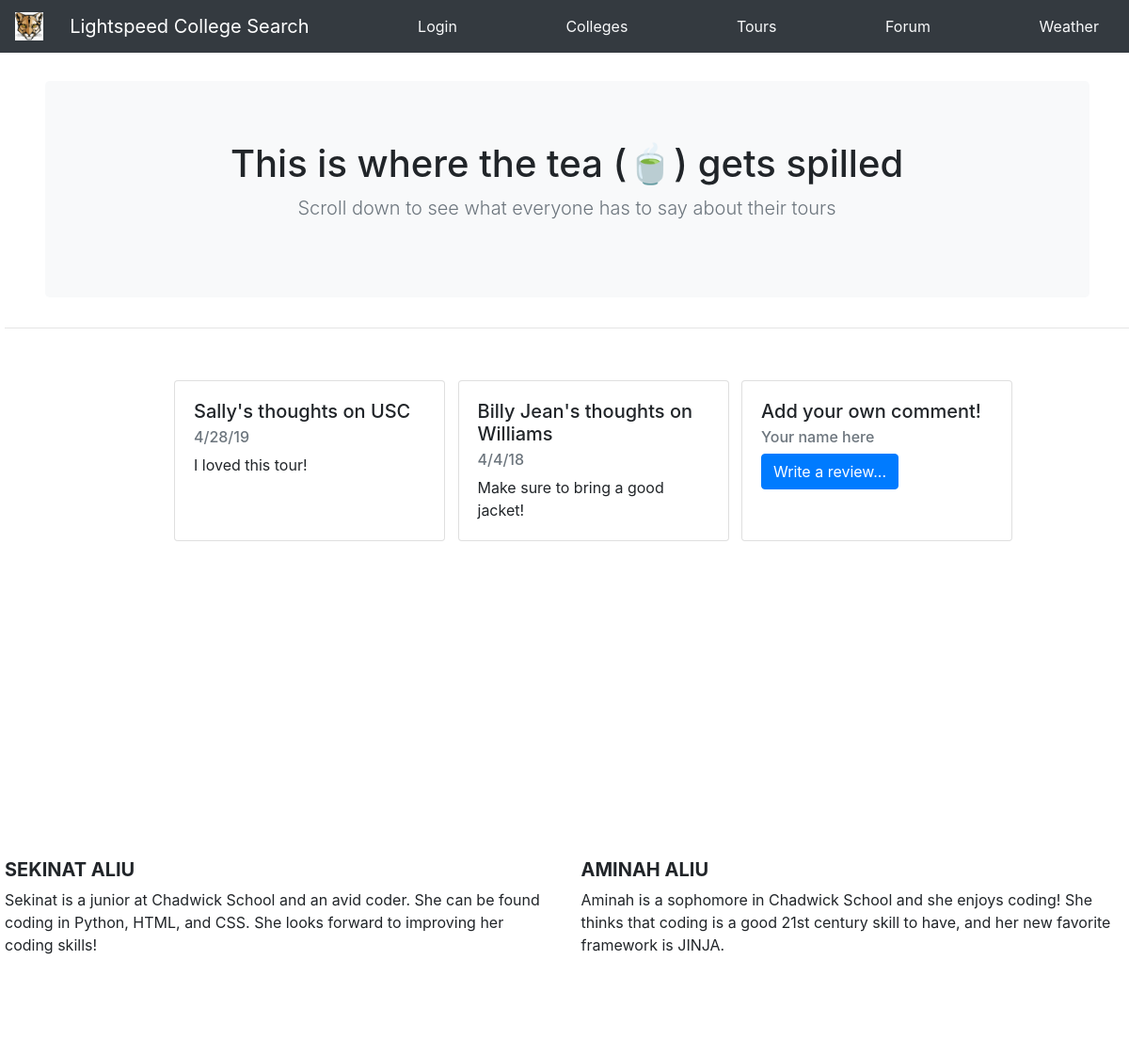
Screenshot of /Forum with the database file from the repository.
### database_setup.py (models this page shows)
class Post(Base):
    __tablename__='post'
    author = Column(String(99))
    college = Column(String(80), nullable = False)
    id = Column(Integer, primary_key = True)
    date = Column(String(20))
    notes = Column(String(9999))
    user = relationship(User)
    user_id = Column(Integer,ForeignKey('user.id'))

### application.py (the view)
@APP.route('/Forum', methods=['GET', 'POST'])
def forum():
    all_posts = SESSION.query(Post).all()
    if 'username' not in login_session:
        return render_template('publicallposts.html', all_posts=all_posts)
    return render_template('allposts.html', all_posts=all_posts)

### application.py (called while the page is built)
@APP.context_processor
def inject_user_img():
    if 'username' in login_session:
        return dict(user_img=login_session['picture'])
    return dict(user_img='none')

### templates/publicallposts.html (shortened to what this page needs)
{% extends "base.html" %}
{% block hype %}This is where the tea (🍵) gets spilled{% endblock %}
{% block instructions %}Scroll down to see what everyone has to say about their tours{% endblock %}
{% block content %}
<div style="margin-top: 30px;margin-left: 5px;margin-bottom:100px;">
  <div class="container">
    <div class="row" style="padding: 25px 50px 100px 150px;">
      {% for p in all_posts %}
      <div class="card" style="width: 18rem;">
        <div class="card-body">
          <h5 class="card-title">{{p.author}}'s thoughts on {{p.college}}</h5>
          <h6 class="card-subtitle mb-2 text-muted">{{p.date}}</h6>
          <p class="card-text">{{p.notes}}</p>
        </div>
      </div>
      {% endfor %}
      <br>
      <div class="card" style="width: 18rem;">
        <div class="card-body">
          <h5 class="card-title">Add your own comment!</h5>
          <h6 class="card-subtitle mb-2 text-muted">Your name here</h6>
          <a href="{{url_for('new_post')}}" class="btn btn-primary">Write a review...</a>
        </div>
      </div>
    </div>
</div></div>
<br><br>
{% endblock %}

### rows the page displays
Post: author "Sally", college "USC", date "4/28/19", notes "I loved this tour!"
Post: author "Billy Jean", college "Williams", date "4/4/18", notes "Make sure to bring a good jacket!"
